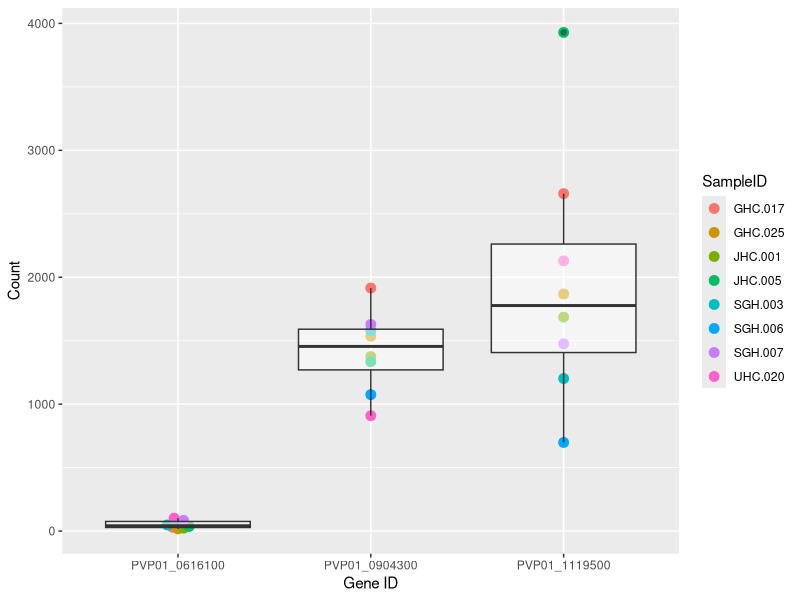

Recreate this plot in R.
## Generate Plots for Gametocyte Gene Counts

library(dplyr)
library(tidyr)
library(readxl)
library(ggplot2)
library(ggbeeswarm)
library(ggrepel)

counts <- read_xlsx("../output/GametocyteGene_Counts.xlsx")

counts_pvt <- counts %>% select(!Description) %>% 
  pivot_longer(!`Gene ID`, names_to = "SampleID", values_to = "Count") %>% 
  filter(`Gene ID` %in% c("PVP01_0616100", "PVP01_1119500", "PVP01_0904300")) %>% 
  filter(!`SampleID` %in% c("GHC.006", "GHC.022"))


ggplot(data = counts_pvt, aes(x=`Gene ID`, y=Count)) + 
  geom_beeswarm(data=counts_pvt, aes(x=`Gene ID`, y=Count, color=SampleID), size = 3) +
  # geom_dotplot(binaxis='y', stackdir='center', dotsize=1) +
  geom_boxplot(alpha = 0.5) +
  xlab("Gene ID") +
  ylab("Count")


## Wilcox Test

pairwise.wilcox.test(counts_pvt$Count, counts_pvt$`Gene ID`, p.adjust.method="bonferroni")
